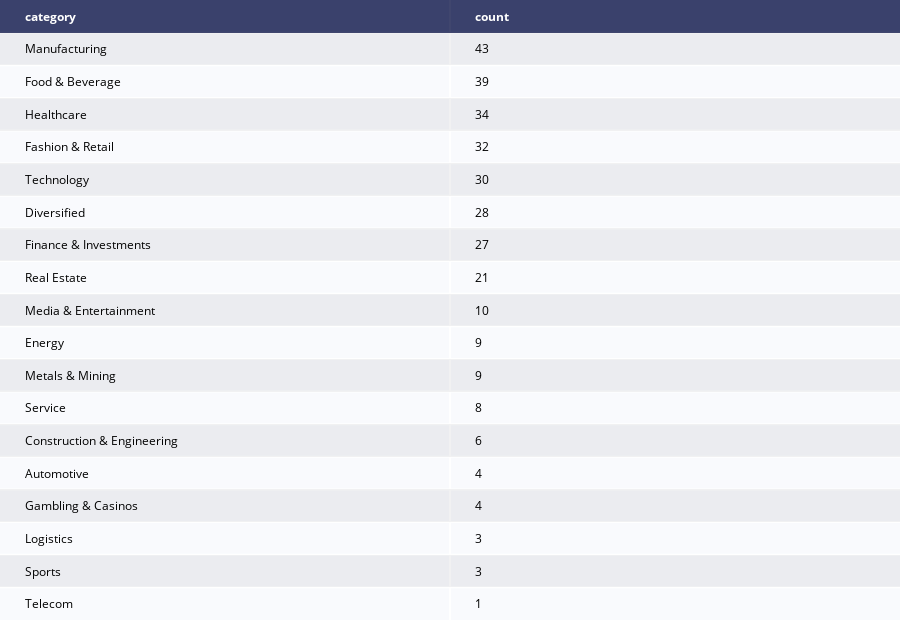

The notebook cell this image was saved under:
### Code cell
category_female_table = ff.create_table(category_female)
category_female_table

### Figure 1 — Plotly figure (JSON) as saved in the notebook; plotly's stock layout.template omitted (floating-point values rounded to 4 significant figures)
{"data": [{"colorscale": [[0, "#00083e"], [0.5, "#ededee"], [1, "#ffffff"]], "hoverinfo": "none", "opacity": 0.75, "showscale": false, "type": "heatmap", "z": [[0, 0], [0.5, 0.5], [1, 1], [0.5, 0.5], [1, 1], [0.5, 0.5], [1, 1], [0.5, 0.5], [1, 1], [0.5, 0.5], [1, 1], [0.5, 0.5], [1, 1], [0.5, 0.5], [1, 1], [0.5, 0.5], [1, 1], [0.5, 0.5], [1, 1]]}], "layout": {"annotations": [{"align": "left", "font": {"color": "#ffffff"}, "showarrow": false, "text": "<b>category</b>", "x": -0.45, "xanchor": "left", "xref": "x", "y": 0, "yref": "y"}, {"align": "left", "font": {"color": "#ffffff"}, "showarrow": false, "text": "<b>count</b>", "x": 0.55, "xanchor": "left", "xref": "x", "y": 0, "yref": "y"}, {"align": "left", "font": {"color": "#000000"}, "showarrow": false, "text": "Manufacturing", "x": -0.45, "xanchor": "left", "xref": "x", "y": 1, "yref": "y"}, {"align": "left", "font": {"color": "#000000"}, "showarrow": false, "text": "43", "x": 0.55, "xanchor": "left", "xref": "x", "y": 1, "yref": "y"}, {"align": "left", "font": {"color": "#000000"}, "showarrow": false, "text": "Food & Beverage", "x": -0.45, "xanchor": "left", "xref": "x", "y": 2, "yref": "y"}, {"align": "left", "font": {"color": "#000000"}, "showarrow": false, "text": "39", "x": 0.55, "xanchor": "left", "xref": "x", "y": 2, "yref": "y"}, {"align": "left", "font": {"color": "#000000"}, "showarrow": false, "text": "Healthcare", "x": -0.45, "xanchor": "left", "xref": "x", "y": 3, "yref": "y"}, {"align": "left", "font": {"color": "#000000"}, "showarrow": false, "text": "34", "x": 0.55, "xanchor": "left", "xref": "x", "y": 3, "yref": "y"}, {"align": "left", "font": {"color": "#000000"}, "showarrow": false, "text": "Fashion & Retail", "x": -0.45, "xanchor": "left", "xref": "x", "y": 4, "yref": "y"}, {"align": "left", "font": {"color": "#000000"}, "showarrow": false, "text": "32", "x": 0.55, "xanchor": "left", "xref": "x", "y": 4, "yref": "y"}, {"align": "left", "font": {"color": "#000000"}, "showarrow": false, "text": "Technology", "x": -0.45, "xanchor": "left", "xref": "x", "y": 5, "yref": "y"}, {"align": "left", "font": {"color": "#000000"}, "showarrow": false, "text": "30", "x": 0.55, "xanchor": "left", "xref": "x", "y": 5, "yref": "y"}, {"align": "left", "font": {"color": "#000000"}, "showarrow": false, "text": "Diversified", "x": -0.45, "xanchor": "left", "xref": "x", "y": 6, "yref": "y"}, {"align": "left", "font": {"color": "#000000"}, "showarrow": false, "text": "28", "x": 0.55, "xanchor": "left", "xref": "x", "y": 6, "yref": "y"}, {"align": "left", "font": {"color": "#000000"}, "showarrow": false, "text": "Finance & Investments", "x": -0.45, "xanchor": "left", "xref": "x", "y": 7, "yref": "y"}, {"align": "left", "font": {"color": "#000000"}, "showarrow": false, "text": "27", "x": 0.55, "xanchor": "left", "xref": "x", "y": 7, "yref": "y"}, {"align": "left", "font": {"color": "#000000"}, "showarrow": false, "text": "Real Estate", "x": -0.45, "xanchor": "left", "xref": "x", "y": 8, "yref": "y"}, {"align": "left", "font": {"color": "#000000"}, "showarrow": false, "text": "21", "x": 0.55, "xanchor": "left", "xref": "x", "y": 8, "yref": "y"}, {"align": "left", "font": {"color": "#000000"}, "showarrow": false, "text": "Media & Entertainment", "x": -0.45, "xanchor": "left", "xref": "x", "y": 9, "yref": "y"}, {"align": "left", "font": {"color": "#000000"}, "showarrow": false, "text": "10", "x": 0.55, "xanchor": "left", "xref": "x", "y": 9, "yref": "y"}, {"align": "left", "font": {"color": "#000000"}, "showarrow": false, "text": "Energy", "x": -0.45, "xanchor": "left", "xref": "x", "y": 10, "yref": "y"}, {"align": "left", "font": {"color": "#000000"}, "showarrow": false, "text": "9", "x": 0.55, "xanchor": "left", "xref": "x", "y": 10, "yref": "y"}, {"align": "left", "font": {"color": "#000000"}, "showarrow": false, "text": "Metals & Mining", "x": -0.45, "xanchor": "left", "xref": "x", "y": 11, "yref": "y"}, {"align": "left", "font": {"color": "#000000"}, "showarrow": false, "text": "9", "x": 0.55, "xanchor": "left", "xref": "x", "y": 11, "yref": "y"}, {"align": "left", "font": {"color": "#000000"}, "showarrow": false, "text": "Service", "x": -0.45, "xanchor": "left", "xref": "x", "y": 12, "yref": "y"}, {"align": "left", "font": {"color": "#000000"}, "showarrow": false, "text": "8", "x": 0.55, "xanchor": "left", "xref": "x", "y": 12, "yref": "y"}, {"align": "left", "font": {"color": "#000000"}, "showarrow": false, "text": "Construction & Engineering", "x": -0.45, "xanchor": "left", "xref": "x", "y": 13, "yref": "y"}, {"align": "left", "font": {"color": "#000000"}, "showarrow": false, "text": "6", "x": 0.55, "xanchor": "left", "xref": "x", "y": 13, "yref": "y"}, {"align": "left", "font": {"color": "#000000"}, "showarrow": false, "text": "Automotive", "x": -0.45, "xanchor": "left", "xref": "x", "y": 14, "yref": "y"}, {"align": "left", "font": {"color": "#000000"}, "showarrow": false, "text": "4", "x": 0.55, "xanchor": "left", "xref": "x", "y": 14, "yref": "y"}, {"align": "left", "font": {"color": "#000000"}, "showarrow": false, "text": "Gambling & Casinos", "x": -0.45, "xanchor": "left", "xref": "x", "y": 15, "yref": "y"}, {"align": "left", "font": {"color": "#000000"}, "showarrow": false, "text": "4", "x": 0.55, "xanchor": "left", "xref": "x", "y": 15, "yref": "y"}, {"align": "left", "font": {"color": "#000000"}, "showarrow": false, "text": "Logistics", "x": -0.45, "xanchor": "left", "xref": "x", "y": 16, "yref": "y"}, {"align": "left", "font": {"color": "#000000"}, "showarrow": false, "text": "3", "x": 0.55, "xanchor": "left", "xref": "x", "y": 16, "yref": "y"}, {"align": "left", "font": {"color": "#000000"}, "showarrow": false, "text": "Sports", "x": -0.45, "xanchor": "left", "xref": "x", "y": 17, "yref": "y"}, {"align": "left", "font": {"color": "#000000"}, "showarrow": false, "text": "3", "x": 0.55, "xanchor": "left", "xref": "x", "y": 17, "yref": "y"}, {"align": "left", "font": {"color": "#000000"}, "showarrow": false, "text": "Telecom", "x": -0.45, "xanchor": "left", "xref": "x", "y": 18, "yref": "y"}, {"align": "left", "font": {"color": "#000000"}, "showarrow": false, "text": "1", "x": 0.55, "xanchor": "left", "xref": "x", "y": 18, "yref": "y"}], "height": 620, "margin": {"b": 0, "l": 0, "r": 0, "t": 0}, "xaxis": {"dtick": 1, "gridwidth": 2, "showticklabels": false, "tick0": -0.5, "ticks": "", "zeroline": false}, "yaxis": {"autorange": "reversed", "dtick": 1, "gridwidth": 2, "showticklabels": false, "tick0": 0.5, "ticks": "", "zeroline": false}}}
